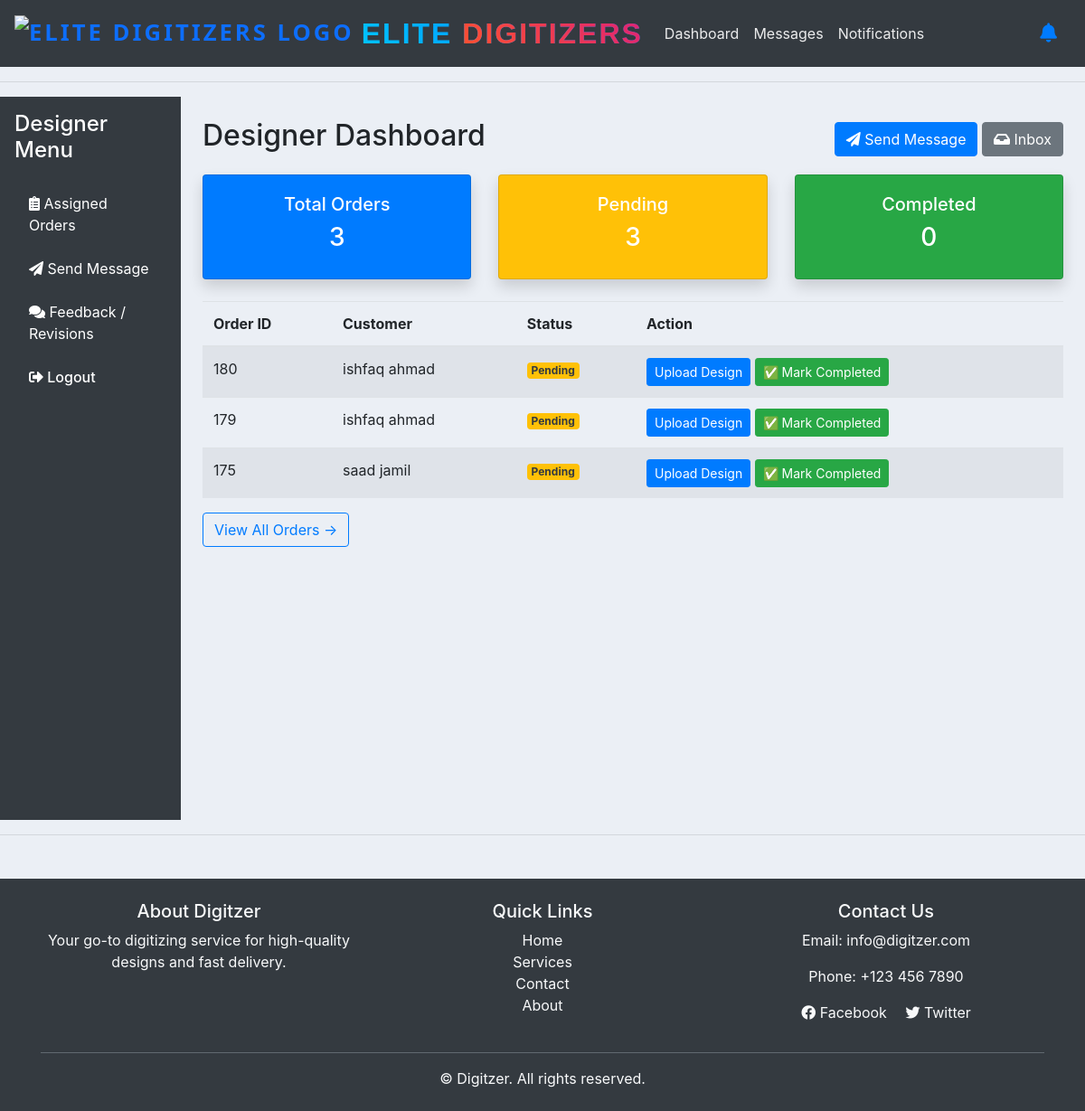
Before: /designer/dashboard/ (signed in) with the older database file.
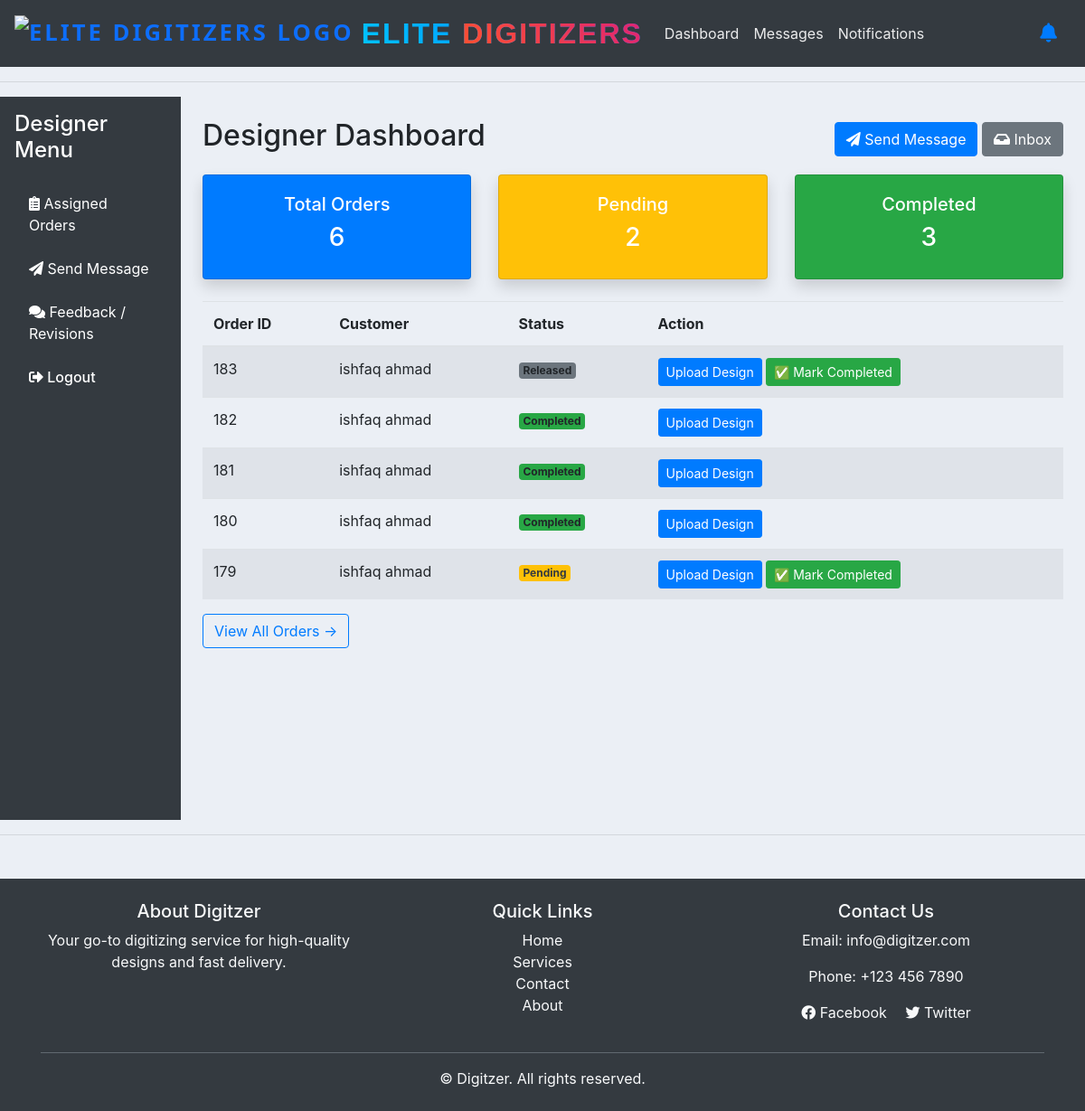
After: the same page with the newer database file.
### accounts/models.py (models this page shows, shortened)
class Order(models.Model):
    STATUS = (
        ('Pending', 'Pending'),
        ('Out for delivery', 'Out for delivery'),
        ('Delivered', 'Delivered'),
        ('Quote Requested', 'Quote Requested'),
        ('Active', 'Active'),
        ('Completed', 'Completed'),
        ('Released', 'Released'),
    )
    ORDER_TYPE = (
        ('Digitizing', 'Digitizing'),
        ('Vector', 'Vector'),
        ('Patch', 'Patch'),
        ('Quote', 'Quote'),
    )
    PAYMENT_STATUS = (
        ('Pending', 'Pending'),
        ('Paid', 'Paid'),
        ('Refunded', 'Refunded'),
    )
    REVIEW_STATUS = (
    ('Pending', 'Pending'),
    ('Approved', 'Approved'),
    ('Rejected', 'Rejected'),
    )
    PLACEMENT_CHOICES = [
        ('Apron', 'Apron'),
        ('Bags', 'Bags'),
        ('Cap', 'Cap'),
        ('Cap Side', 'Cap Side'),
        ('Cap Back', 'Cap Back'),
        ('Chest', 'Chest'),
        ('Gloves', 'Gloves'),
        ('Jacket Back', 'Jacket Back'),
        ('Patches', 'Patches'),
        ('Sleeve', 'Sleeve'),
        ('Towel', 'Towel'),
        ('Visor', 'Visor'),
        ('Other', 'Other'),
    ]
    FABRIC_CHOICES = [
        ('Blanket', 'Blanket'),
        ('Canvas', 'Canvas'),
        ('Canis', 'Canis'),
        ('Cotton Woven', 'Cotton Woven'),
        ('Denim', 'Denim'),
        ('Felt', 'Felt'),
        ('Flannel', 'Flannel'),
        ('Fleece', 'Fleece'),
        ('Leather', 'Leather'),
        ('Nylon', 'Nylon'),
        ('Pique', 'Pique'),
        ('Polyester', 'Polyester'),
        ('Silk', 'Silk'),
        ('Single Jersey', 'Single Jersey'),
        ('Towel', 'Towel'),
        ('Twill', 'Twill'),
        ('Other', 'Other'),
    ]
    FORMAT_CHOICES = [
        ('100', '100'),
        ('cdr', 'cdr'),
        ('cdn', 'cdn'),
        ('dsb', 'dsb'),
        ('dst', 'dst'),
        ('dsz', 'dsz'),
        ('emb', 'emb'),
        ('exp', 'exp'),
        ('jef', 'jef'),
        ('ksm', 'ksm'),
        ('ofm', 'ofm'),
        ('pes', 'pes'),
        ('pxf', 'pxf'),
        ('pof', 'pof'),
        ('tap', 'tap'),
        ('xxx', 'xxx'),
        ('other', 'Other'),
    ]
    customer = models.ForeignKey(Customer, on_delete=models.CASCADE)
    product = models.ForeignKey(Product, null=True, on_delete=models.SET_NULL)
    order_type = models.CharField(max_length=50, choices=ORDER_TYPE, null=True, blank=True)
    date_created = models.DateTimeField(auto_now_add=True, null=True)
    status = models.CharField(max_length=200, null=True, choices=STATUS)
    Additional_information = models.TextField(blank=True, null=True)
    design_file = models.FileField(upload_to='designs/', null=True, blank=True)
    invoice_file = models.FileField(upload_to='invoices/', null=True, blank=True)
    quantity = models.PositiveIntegerField(default=1)
    fabric_material = models.CharField(max_length=100, blank=True, null=True, choices=FABRIC_CHOICES)
    Required_Format = models.CharField(max_length=100, blank=True, null=True, default='DST', choices=FORMAT_CHOICES)
    urgent = models.BooleanField(default=False)
    price = models.DecimalField(max_digits=10, decimal_places=2, blank=True, null=True, default=0.00)
    Height = models.CharField(max_length=100, blank=True, null=True, default='standard')
    Width = models.CharField(max_length=100, blank=True, null=True, default='standard')
    total_colors = models.PositiveIntegerField(null=True ,blank=True)
    turnaround_time = models.CharField(max_length=100, blank=True, null=True)
    placement = models.CharField(max_length=100, blank=True, null=True, choices=PLACEMENT_CHOICES)
    released = models.BooleanField(default=False)  # For release_projects
    payment_status = models.CharField(max_length=20, choices=PAYMENT_STATUS, default='Pending')  # For follow-up payments
    date_completed = models.DateTimeField(null=True, blank=True)  # Optional: track completion time
    review_status = models.CharField(max_length=20, choices=REVIEW_STATUS, default='Pending')
    review_comment = models.TextField(blank=True, null=True)
    design_file = models.FileField(upload_to='designs/', blank=True, null=True)
    assigned_designer = models.ForeignKey(User, on_delete=models.SET_NULL, null=True, blank=True, related_name='designer_orders')

class Customer(models.Model):
    user = models.OneToOneField(
        User, null=True, blank=True,
        on_delete=models.CASCADE,
        related_name="customer_profile"
    )
    name = models.CharField(max_length=200)
    designer = models.ForeignKey(
        'Designer', null=True, blank=True,
        on_delete=models.SET_NULL,
        related_name='orders'
    )
    profile_pic = models.ImageField(
        upload_to='profile_pics/',
        null=True,
        blank=True,
        default='profile_pics/default.png'
    )
    sales_rep = models.ForeignKey('SalesRepresentative', null=True, blank=True, on_delete=models.SET_NULL)
    phone = models.CharField(max_length=200)
    email = models.CharField(max_length=200)
    date_created = models.DateTimeField(auto_now_add=True, null=True)

### accounts/decorators.py (the view)
        def wrapper_func(request, *args, **kwargs):
            group = None
            if request.user.groups.exists():
                group = request.user.groups.all()[0].name
            if group in allowed_roles:
                return view_func(request, *args, **kwargs)
            else:
                return HttpResponse("You are not authorized to view this page.")

### accounts/views.py (called while the page is built)
@login_required(login_url='login')
@allowed_users(allowed_roles=['designer'])
@login_required
def designer_dashboard(request):
    status = request.GET.get('status', None)
    all_orders = Order.objects.filter(assigned_designer=request.user).order_by('-date_created')
    if status:
        all_orders = all_orders.filter(status=status)
    recent_orders = all_orders[:5]
    counts = {
        'total': all_orders.count(),
        'pending': all_orders.filter(status='Pending').count(),
        'completed': all_orders.filter(status='Completed').count()
    }
    return render(request, 'accounts/designer_dashboard.html', {
        'orders': recent_orders,     # dashboard shows latest 5
        'all_orders': all_orders,    # sidebar can loop through all
        'counts': counts,
        'status_filter': status
    })

### templates/accounts/designer_dashboard.html (shortened to what the changed rows need)
{% extends 'accounts/main.html' %}
{% block content %}
<div class="container-fluid">
    <div class="row">
        <div class="col-md-9 col-lg-10 p-4">
            <div class="d-flex justify-content-between align-items-center mb-3">
                <h2>Designer Dashboard</h2>
            </div>
            <div class="row mb-4">
                <div class="col-md-4">
                    <div class="card text-white bg-primary shadow">
                        <div class="card-body text-center">
                            <h5>Total Orders</h5>
                            <h3>{{ counts.total }}</h3>
                        </div>
                    </div>
                </div>
                <div class="col-md-4">
                    <div class="card text-white bg-warning shadow">
                        <div class="card-body text-center">
                            <h5>Pending</h5>
                            <h3>{{ counts.pending }}</h3>
                        </div>
                    </div>
                </div>
                <div class="col-md-4">
                    <div class="card text-white bg-success shadow">
                        <div class="card-body text-center">
                            <h5>Completed</h5>
                            <h3>{{ counts.completed }}</h3>
                        </div>
                    </div>
                </div>
            </div>
            <table class="table table-striped mt-3">
                <thead>
                    <tr>
                        <th>Order ID</th>
                        <th>Customer</th>
                        <th>Status</th>
                        <th>Action</th>
                    </tr>
                </thead>
                <tbody>
                    {% for order in orders|slice:":5" %}
                    <tr>
                        <td>{{ order.id }}</td>
                        <td>{{ order.customer.name }}</td>
                        <td>
                            {% if order.status == "Pending" %}
                            <span class="badge bg-warning text-dark">Pending</span>
                            {% elif order.status == "Completed" %}
                            <span class="badge bg-success">Completed</span>
                            {% else %}
                            <span class="badge bg-secondary">{{ order.status }}</span>
                            {% endif %}
                        </td>
                        <td>
                            <a href="{% url 'upload_design' order.id %}" class="btn btn-primary btn-sm">Upload
                                Design</a>
                            {% if order.status != "Completed" %}
                            <a href="{% url 'mark-design-completed' order.id %}" class="btn btn-success btn-sm ms-1">
                                ✅ Mark Completed
                            </a>
                            {% endif %}
                        </td>
                    </tr>
                    {% empty %}
                    <tr>
                        <td colspan="4" class="text-center">No assigned orders found.</td>
                    </tr>
                    {% endfor %}
                </tbody>
            </table>
        </div>
    </div>
</div>
{% endblock %}

Changed rows visible on the page:
no longer on this page (row unchanged): Order: id "175", customer.name "saad jamil", status "Pending"
added Order: id "183", customer.name "ishfaq ahmad", status "Released", shows "✅ Mark Completed"
added Order: id "182", customer.name "ishfaq ahmad", status "Completed"
added Order: id "181", customer.name "ishfaq ahmad", status "Completed"
changed Order id 180: status "Pending ✅ Mark Completed" → "Completed"
Other visible differences:
{{ counts.total }}: "3" → "6"
{{ counts.pending }}: "3" → "2"
{{ counts.completed }}: "0" → "3"
